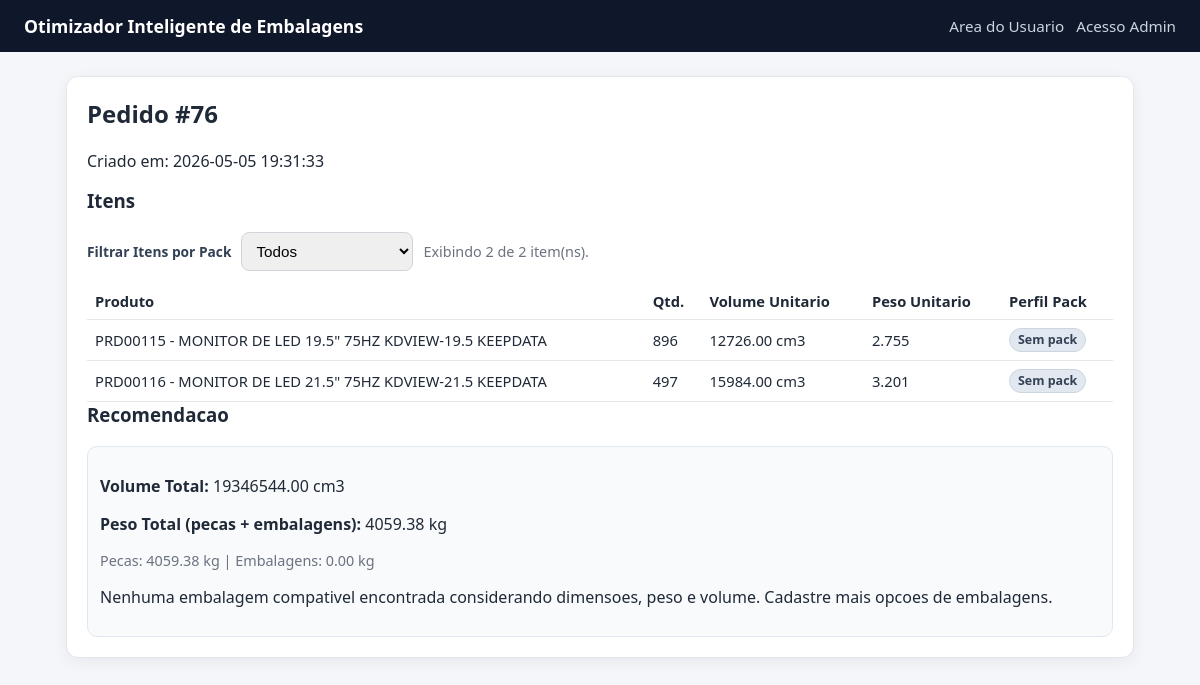
/user/order/76, run on the app's committed database.
### tables this page shows
CREATE TABLE orders (
                id INTEGER PRIMARY KEY AUTOINCREMENT,
                created_at TEXT NOT NULL DEFAULT CURRENT_TIMESTAMP
            );

CREATE TABLE order_items (
                id INTEGER PRIMARY KEY AUTOINCREMENT,
                order_id INTEGER NOT NULL,
                product_id INTEGER NOT NULL,
                quantity INTEGER NOT NULL,
                FOREIGN KEY(order_id) REFERENCES orders(id),
                FOREIGN KEY(product_id) REFERENCES products(id)
            );

CREATE TABLE products (
                id INTEGER PRIMARY KEY AUTOINCREMENT,
                name TEXT NOT NULL UNIQUE,
                length_cm REAL NOT NULL,
                width_cm REAL NOT NULL,
                height_cm REAL NOT NULL,
                weight REAL NOT NULL
            , sku TEXT);

### app_volum.py (the view, shortened to what this page needs)
@app.route("/user/order/<int:order_id>", methods=["GET"])
def user_order_result(order_id):
    order = get_order(DB_PATH, order_id)
    if not order:
        flash(ORDER_NOT_FOUND_MSG, "error")
        return redirect(url_for("user_upload"))
    items = get_order_items(DB_PATH, order_id)
    packing_rules = get_packing_rules(DB_PATH)
    recommendation = build_recommendation(items, packing_rules=packing_rules)
    effective_rules = dict(packing_rules)
    if recommendation.get("mb_box_dims"):
        dims = recommendation["mb_box_dims"]
        effective_rules["mb_box_length_cm"] = dims["length_cm"]
        effective_rules["mb_box_width_cm"] = dims["width_cm"]
        effective_rules["mb_box_height_cm"] = dims["height_cm"]
    items_for_view = _attach_pack_profile_to_items(items, effective_rules)
    packing_previews = []
    packing_preview = packing_previews[0] if packing_previews else None
    grouped_packing_previews = _group_packing_previews(packing_previews)
    unknown_items = session.pop("last_unknown_items", [])
    import_debug = session.pop("last_import_debug", [])
    return render_template(
        "order_detail.html",
        order=order,
        items=items_for_view,
        recommendation=recommendation,
        packing_preview=packing_preview,
        packing_previews=packing_previews,
        grouped_packing_previews=grouped_packing_previews,
        boxes=[],
        products=[],
        shipments=[],
        user_mode=True,
        unknown_items=unknown_items,
        import_debug=import_debug,
    )

### app_volum.py (called while the page is built, shortened)
def _safe_int_value(value, default):
    try:
        return int(float(value))
    except Exception:
        return int(default)

def _safe_float_value(value, default):
    try:
        return float(value)
    except Exception:
        return float(default)

def _row_value_safe(row, key, default=""):
    if hasattr(row, "keys") and key in row.keys():
        return row[key]
    if isinstance(row, dict) and key in row:
        return row[key]
    return default

def _normalized_item_text(item_row):
    name = str(_row_value_safe(item_row, "name", "")).strip().lower()
    sku = str(_row_value_safe(item_row, "sku", "")).strip().lower()
    text = re.sub(r"[^a-z0-9]+", " ", f"{name} {sku}")
    return f" {text.strip()} "

def _is_mb_order_item(item_row):
    text = _normalized_item_text(item_row)
    return (
        " mb " in text
        or " motherboard " in text
        or " mainboard " in text
        or " placa mae " in text
    )

def _is_ssdm2_order_item(item_row):
    text = _normalized_item_text(item_row).replace("m 2", "m2")
    has_m2 = " m2 " in text or " nvme " in text
    return " ssd " in text and has_m2

def _resolve_mb_context(order_items, boxes, packing_rules):
    mb_min_qty = max(1, _safe_int_value(packing_rules.get("mb_bundle_min_qty", 21), 21))
    mb_total_qty = sum(
        int(item["quantity"])
        for item in order_items
        if int(item["quantity"]) > 0 and _is_mb_order_item(item)
    )
    if mb_total_qty < mb_min_qty or not boxes:
        return None

def _resolve_ssdm2_context(order_items, boxes, packing_rules):
    ssdm2_min_qty = max(
        1,
        _safe_int_value(packing_rules.get("ssdm2_master_box_qty", 250), 250),
    )
    ssdm2_total_qty = sum(
        int(item["quantity"])
        for item in order_items
        if int(item["quantity"]) > 0 and _is_ssdm2_order_item(item)
    )
    if ssdm2_total_qty < ssdm2_min_qty or not boxes:
        return None

def _build_effective_rules(packing_rules, mb_context):
    rules = dict(packing_rules)
    mb_box_dims = None
    if not mb_context:
        return rules, mb_box_dims

def _resolve_packaging_unit_weight(box_row, packing_rules):
    if not box_row:
        return 0.0

def _group_packing_previews(packing_previews):
    grouped = []
    grouped_map = {}
    return grouped

### database.py (called while the page is built)
def get_connection(db_path):
    conn = sqlite3.connect(db_path)
    conn.row_factory = sqlite3.Row
    return conn

### packing.py (called while the page is built)
def _box_sort_key(box_row):
    return (box_volume_cm3(box_row), str(box_row["name"]).lower())

### templates/order_detail.html (shortened to what this page needs)
{% extends 'base.html' %}
{% block content %}
<section class="card">
    <h2>Pedido #{{ order['id'] }}</h2>
    <p>Criado em: {{ order['created_at'] }}</p>
    <h3>Itens</h3>
    <div class="pack-filter-row no-print">
        <label for="item-pack-filter">Filtrar Itens por Pack</label>
        <select id="item-pack-filter" onchange="applyItemPackFilter()">
            <option value="all" selected>Todos</option>
        </select>
        <span id="item-pack-filter-count" class="hint"></span>
    </div>
    <table>
        <thead>
            <tr>
                <th>Produto</th>
                <th>Qtd.</th>
                <th>Volume Unitario</th>
                <th>Peso Unitario</th>
                <th>Perfil Pack</th>
            </tr>
        </thead>
        <tbody id="order-items-body">
        {% for item in items %}
            <tr data-pack-uses="{{ '1' if item.get('pack_profile_uses_pack') else '0' }}" data-pack-profile="{{ item.get('pack_profile') or 'none' }}">
                <td>{% if item['sku'] %}{{ item['sku'] }} - {% endif %}{{ item['name'] }}</td>
                <td>{{ item['quantity'] }}</td>
                <td>{{ '%.2f'|format(item['length_cm'] * item['width_cm'] * item['height_cm']) }} cm3</td>
                <td>{{ item['weight'] }}</td>
                <td>
                    <span class="pack-badge {{ (item.get('pack_profile') or 'none')|replace('_', '-') }}{% if item.get('pack_profile_uses_pack') %} is-pack{% endif %}">{{ item.get('pack_profile_label') or 'Sem pack' }}</span>
                </td>
            </tr>
        {% else %}
            <tr class="no-items-row"><td colspan="{% if not user_mode %}6{% else %}5{% endif %}">Nenhum item neste pedido.</td></tr>
        {% endfor %}
        </tbody>
    </table>
    <h3>{% if shipments and not user_mode %}Resumo do Pedido{% else %}Recomendacao{% endif %}</h3>
    <div class="recommend-box">
        <p><strong>Volume Total:</strong> {{ '%.2f'|format(recommendation.totals.total_volume_cm3) }} cm3</p>
        <p><strong>Peso Total (pecas + embalagens):</strong> {{ '%.2f'|format(recommendation.totals.total_weight_with_packages) }} kg</p>
        <p class="hint">
            Pecas: {{ '%.2f'|format(recommendation.totals.total_weight_items) }} kg |
            Embalagens: {{ '%.2f'|format(recommendation.totals.total_weight_packages) }} kg
        </p>
        {% if shipments and not user_mode %}
            <p><strong>Plano manual ativo:</strong> a expedicao deste pedido segue as caixas registradas acima.</p>
            <p class="hint">A recomendacao automatica foi ocultada para nao conflitar com o plano manual de expedicao. O modelo 3D segue disponivel para conferencia visual.</p>
        {% else %}
            <p>Nenhuma embalagem compativel encontrada considerando dimensoes, peso e volume. Cadastre mais opcoes de embalagens.</p>
        {% endif %}
    </div>
</section>
{% endblock %}

### static/style.css (style rules this page uses)
* { box-sizing: border-box; }
body { margin: 0; font-family: Segoe UI, Tahoma, sans-serif; background: #f4f6fa; color: #1f2937; }
.card { background: #fff; border-radius: 12px; padding: 20px; border: 1px solid #e5e7eb; box-shadow: 0 4px 16px rgba(15, 23, 42, 0.06); margin-bottom: 18px; }
h2, h3 { margin-top: 0; }
label { display: grid; gap: 6px; font-size: 0.95rem; word-break: break-word; }
input, select, button { padding: 9px 10px; border-radius: 8px; border: 1px solid #d1d5db; font-size: 0.95rem; }
table { width: 100%; border-collapse: collapse; margin-top: 12px; }
th, td { border-bottom: 1px solid #e5e7eb; text-align: left; padding: 8px; font-size: 0.92rem; }
.recommend-box { background: #f8fafc; border: 1px solid #e2e8f0; border-radius: 10px; padding: 12px; }
.hint { color: #6b7280; font-size: 0.9rem; }
.pack-badge { display: inline-block; padding: 2px 8px; border-radius: 999px; font-size: 0.78rem; line-height: 1.45; font-weight: 600; border: 1px solid transparent; color: #334155; background: #e2e8f0; }
.pack-badge.none { color: #334155; background: #e2e8f0; border-color: #cbd5e1; }
.pack-filter-row { display: flex; align-items: center; gap: 10px; margin: 6px 0 8px; flex-wrap: wrap; }
.pack-filter-row label { display: block; font-size: 0.86rem; font-weight: 600; color: #334155; }

### data on the page
orders: id "76", created_at "2026-05-05 19:31:33"
order_items: sku "PRD00115", name "MONITOR DE LED 19.5\" 75HZ KDVIEW-19.5 KEEPDATA", quantity "896", weight "2.755", item "Sem pack"
products: item['length_cm']*item['width_cm']*item['height_cm'] "12726.00"
order_items: sku "PRD00116", name "MONITOR DE LED 21.5\" 75HZ KDVIEW-21.5 KEEPDATA", quantity "497", weight "3.201", item "Sem pack"
products: item['length_cm']*item['width_cm']*item['height_cm'] "15984.00"

### other printed values
{{ '%.2f'|format(recommendation.totals.total_volume_cm3) }} "19346544.00"
{{ '%.2f'|format(recommendation.totals.total_weight_with_packages) }} "4059.38"
{{ '%.2f'|format(recommendation.totals.total_weight_items) }} "4059.38"
{{ '%.2f'|format(recommendation.totals.total_weight_packages) }} "0.00"
